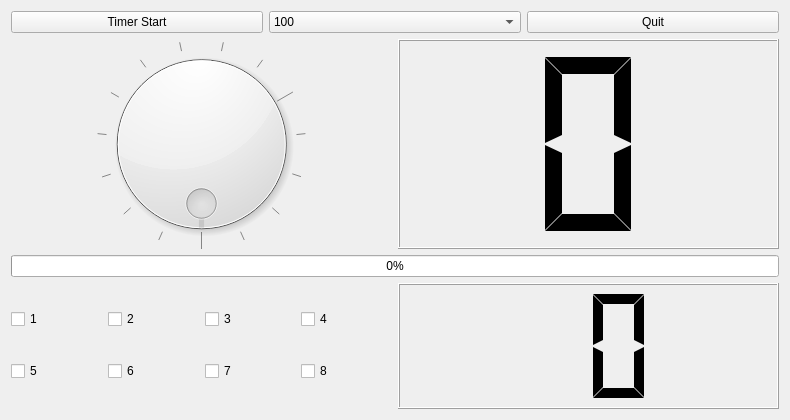
<?xml version="1.0" encoding="UTF-8"?>
<ui version="4.0">
 <class>LedkeyWidget</class>
 <widget class="QWidget" name="LedkeyWidget">
  <property name="geometry">
   <rect>
    <x>0</x>
    <y>0</y>
    <width>790</width>
    <height>420</height>
   </rect>
  </property>
  <property name="windowTitle">
   <string>LedkeyWidget</string>
  </property>
  <layout class="QVBoxLayout" name="verticalLayout_3">
   <item>
    <layout class="QVBoxLayout" name="verticalLayout_2" stretch="1,5,1,3">
     <item>
      <layout class="QHBoxLayout" name="horizontalLayout">
       <item>
        <widget class="QPushButton" name="pPBtimerStart">
         <property name="text">
          <string>Timer Start</string>
         </property>
         <property name="checkable">
          <bool>true</bool>
         </property>
        </widget>
       </item>
       <item>
        <widget class="QComboBox" name="pCBtimervalue">
         <item>
          <property name="text">
           <string>100</string>
          </property>
         </item>
         <item>
          <property name="text">
           <string>500</string>
          </property>
         </item>
         <item>
          <property name="text">
           <string>1000</string>
          </property>
         </item>
         <item>
          <property name="text">
           <string>2000</string>
          </property>
         </item>
        </widget>
       </item>
       <item>
        <widget class="QPushButton" name="pPBappQuit">
         <property name="text">
          <string>Quit</string>
         </property>
        </widget>
       </item>
      </layout>
     </item>
     <item>
      <layout class="QHBoxLayout" name="horizontalLayout_2">
       <item>
        <widget class="QDial" name="pDialLed">
         <property name="maximum">
          <number>15</number>
         </property>
         <property name="wrapping">
          <bool>true</bool>
         </property>
         <property name="notchesVisible">
          <bool>true</bool>
         </property>
        </widget>
       </item>
       <item>
        <widget class="QLCDNumber" name="pLcdNumberLed">
         <property name="digitCount">
          <number>1</number>
         </property>
         <property name="mode">
          <enum>QLCDNumber::Hex</enum>
         </property>
         <property name="segmentStyle">
          <enum>QLCDNumber::Flat</enum>
         </property>
        </widget>
       </item>
      </layout>
     </item>
     <item>
      <layout class="QHBoxLayout" name="horizontalLayout_3">
       <item>
        <widget class="QProgressBar" name="pProgressBarLed">
         <property name="maximum">
          <number>15</number>
         </property>
         <property name="value">
          <number>0</number>
         </property>
         <property name="textVisible">
          <bool>true</bool>
         </property>
        </widget>
       </item>
      </layout>
     </item>
     <item>
      <layout class="QHBoxLayout" name="horizontalLayout_6" stretch="5,5">
       <item>
        <layout class="QVBoxLayout" name="verticalLayout">
         <item>
          <layout class="QHBoxLayout" name="horizontalLayout_4">
           <item>
            <widget class="QCheckBox" name="pCBkey1">
             <property name="text">
              <string>1</string>
             </property>
             <property name="checked">
              <bool>false</bool>
             </property>
            </widget>
           </item>
           <item>
            <widget class="QCheckBox" name="pCBkey2">
             <property name="text">
              <string>2</string>
             </property>
            </widget>
           </item>
           <item>
            <widget class="QCheckBox" name="pCBkey3">
             <property name="text">
              <string>3</string>
             </property>
            </widget>
           </item>
           <item>
            <widget class="QCheckBox" name="pCBkey4">
             <property name="text">
              <string>4</string>
             </property>
            </widget>
           </item>
          </layout>
         </item>
         <item>
          <layout class="QHBoxLayout" name="horizontalLayout_5">
           <item>
            <widget class="QCheckBox" name="pCBkey5">
             <property name="text">
              <string>5</string>
             </property>
            </widget>
           </item>
           <item>
            <widget class="QCheckBox" name="pCBkey6">
             <property name="text">
              <string>6</string>
             </property>
            </widget>
           </item>
           <item>
            <widget class="QCheckBox" name="pCBkey7">
             <property name="text">
              <string>7</string>
             </property>
            </widget>
           </item>
           <item>
            <widget class="QCheckBox" name="pCBkey8">
             <property name="text">
              <string>8</string>
             </property>
            </widget>
           </item>
          </layout>
         </item>
        </layout>
       </item>
       <item>
        <widget class="QLCDNumber" name="pLcdNumberKey">
         <property name="digitCount">
          <number>2</number>
         </property>
         <property name="mode">
          <enum>QLCDNumber::Hex</enum>
         </property>
         <property name="segmentStyle">
          <enum>QLCDNumber::Flat</enum>
         </property>
        </widget>
       </item>
      </layout>
     </item>
    </layout>
   </item>
  </layout>
 </widget>
 <resources/>
 <connections>
  <connection>
   <sender>pDialLed</sender>
   <signal>valueChanged(int)</signal>
   <receiver>pLcdNumberLed</receiver>
   <slot>display(int)</slot>
   <hints>
    <hint type="sourcelabel">
     <x>249</x>
     <y>128</y>
    </hint>
    <hint type="destinationlabel">
     <x>424</x>
     <y>154</y>
    </hint>
   </hints>
  </connection>
 </connections>
</ui>
